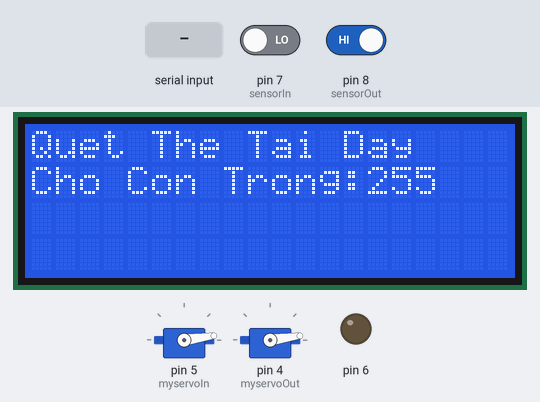
The sketch below on a simulated Arduino Uno, built with avr-gcc and run on an emulated ATmega328P. Shown: 20×4 character LCD, 2 × servo, output pins drawn as LEDs (lit = HIGH). The test bench sets the inputs (shaded band); at power-on: pin 7 (sensorIn) LOW, pin 8 (sensorOut) HIGH. Pins used as bus, display or sensor lines are not drawn; what the sketch prints to the serial monitor is not drawn.

Above: at 1.1 s.
1.2 s: "*\n" received over the second serial link
At 1.7 s:
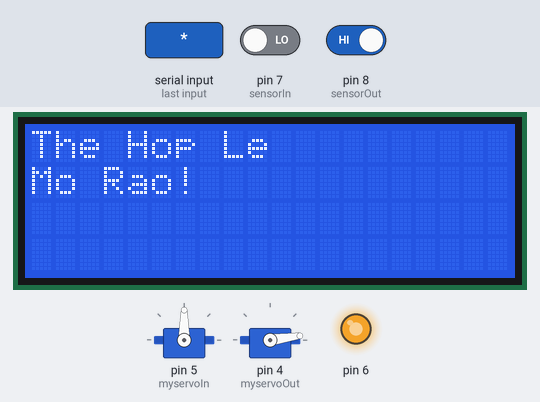
2.7 s: ")\n" received over the second serial link
At 3.3 s:
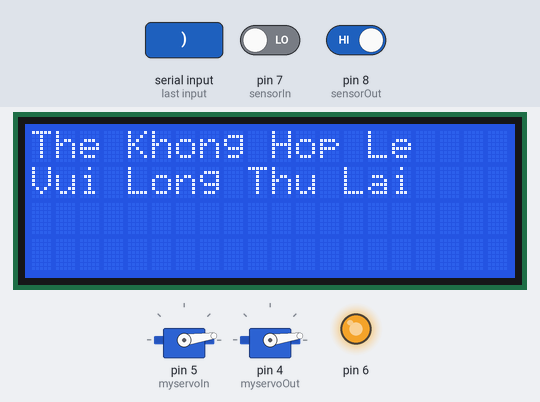
4.2 s: "1\n" received over the second serial link
At 5.7 s:
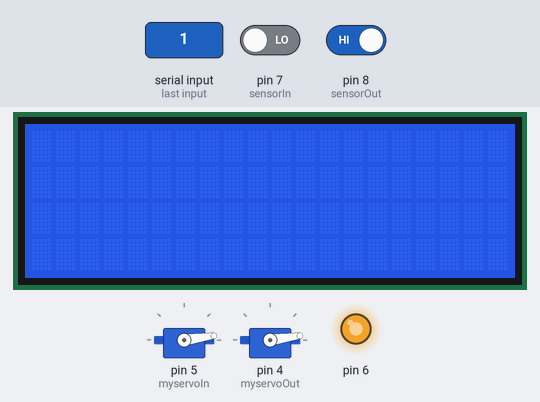
Timing chart, 0 to 7.2 s (numbered marks = the images above; inputs shaded):
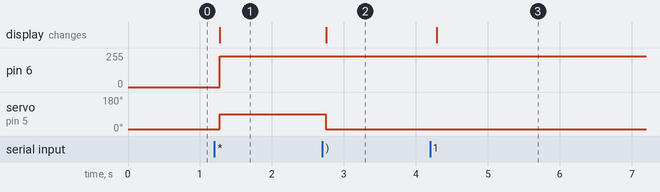

The sketch:

FreeRTOS.ino
```cpp
//======================FreeRTOS======================
#include <Arduino_FreeRTOS.h>
#include <task.h>
#include <semphr.h>


TaskHandle_t xTaskCloseBarrier;
TaskHandle_t xTaskScanCardCount;
TaskHandle_t xTaskReadESP;
SemaphoreHandle_t xBinarySemaphore;

//======================Define task======================
void TaskCloseBarrier(void *pvParameters);
void TaskScanCardCount(void *pvParameters);
void TaskReadESP(void *pvParameters);

//======================EEPROM======================
#include <EEPROM.h>
int address = 0;
//======================UART======================
#include <SoftwareSerial.h>
const byte RX = 2;
const byte TX = 3;
SoftwareSerial mySerial = SoftwareSerial(RX, TX);
String statusFromESP = "";
bool stringComplete = false;
//======================Milis======================
long last = 0;
long scanCard = 0;
long buzzer = 0;
long closeBarrier = 0;
//======================RFID======================
#include <SPI.h>
#include <MFRC522.h>
String UIDSend = "";
//======================LCD I2C======================
#include <Wire.h>
#include <LiquidCrystal_I2C.h>
//======================Servo======================
#include <Servo.h>
Servo myservoIn;
Servo myservoOut;

#define SS_PIN 10
#define RST_PIN 9
MFRC522 mfrc522(SS_PIN, RST_PIN);

int servoClose = 8;
int servoOpen = 90;

int sensorIn = 7;
int sensorOut = 8;
int valueSensorIn;
int valueSensorOut;
int tempValueSensorIn;
int tempValueSensorOut;
int statusInOut = 0;

int slotParking;
String checkInOut = "";

LiquidCrystal_I2C lcd(0x27, 20, 4);

void setup()
{
  slotParking = EEPROM.read(address);
  lcd.init(); //Khởi động màn hình. Bắt đầu cho phép Arduino sử dụng màn hình
  lcd.backlight(); //Bật đèn nền
  printLCD();
  Serial.begin(9600);
  mySerial.begin(9600);
  last = millis();
  scanCard = millis();
  closeBarrier = millis();
  SPI.begin();
  mfrc522.PCD_Init();
  pinMode(sensorIn, INPUT);
  pinMode(sensorOut, INPUT);
  myservoIn.attach(5);
  myservoOut.attach(4);
  myservoIn.write(servoClose);
  myservoOut.write(servoClose);

  //======================FreeRTOS======================
  xTaskCreate(TaskCloseBarrier, "TaskCloseBarrier", 128, NULL, 1, &xTaskCloseBarrier);
  xTaskCreate(TaskScanCardCount, "TaskScanCardCount", 128, NULL, 1, &xTaskScanCardCount);
  xTaskCreate(TaskReadESP, "TaskReadESP", 128, NULL, 1, &xTaskReadESP);
  if (xBinarySemaphore == NULL)
  {
    xBinarySemaphore = xSemaphoreCreateBinary();
    if (xBinarySemaphore != NULL)
      xSemaphoreGive(xBinarySemaphore);
  }
  vTaskStartScheduler();
}
void loop()
{
}

void TaskCloseBarrier(void *pvParameters) {
  //======================Close Barrier======================
  while (1) {
    if (xSemaphoreTake(xBinarySemaphore, portMAX_DELAY) == pdPASS)
    {
      if (millis() - closeBarrier == 5000) {
        slotParking -= statusInOut;
        EEPROM.write(address, slotParking);
        if (statusInOut == 1) {
          myservoIn.write(servoClose);
        }
        else if (statusInOut == -1) {
          myservoOut.write(servoClose);
        }
        statusInOut = 0;
        printLCD();
      }
      //    Serial.println("TaskCloseBarrier");
      xSemaphoreGive(xBinarySemaphore);
    }
    vTaskDelay(100 / portTICK_PERIOD_MS);
  }
}

void TaskScanCardCount(void *pvParameters) {
  //======================Scan card======================
  while (1) {
    if (xSemaphoreTake(xBinarySemaphore, portMAX_DELAY) == pdPASS)
    {
      if (millis() - scanCard >= 1000) {
        valueSensorOut = digitalRead(sensorOut);
        if (slotParking > 0 || valueSensorOut == 0) {
          ScanCard();
          scanCard = millis();
        }
      }
      xSemaphoreGive(xBinarySemaphore);
    }
    //    Serial.println("TaskScanCardCount");
    vTaskDelay(100 / portTICK_PERIOD_MS);
  }
}

void TaskReadESP(void *pvParameters) {
  //======================Read status from ESP======================
  while (1) {
    if (xSemaphoreTake(xBinarySemaphore, portMAX_DELAY) == pdPASS)
    {
          read_ESP();
          xSemaphoreGive(xBinarySemaphore);
    }
    //    Serial.println("TaskReadESP");
    vTaskDelay(100 / portTICK_PERIOD_MS);
  }
}

void CheckInOut() {
  valueSensorIn = digitalRead(sensorIn);
  valueSensorOut = digitalRead(sensorOut);
  if (valueSensorIn == 0) {
    statusInOut = 1;
  } else if (valueSensorOut == 0) {
    statusInOut = -1;
  }
}

void printLCD() {
  lcd.clear(); //xóa màn hình cho vòng lặp kế tiếp
  if (slotParking > 0) {
    lcd.setCursor(0, 0); //xét hàng cần hiển thị
    lcd.print("Quet The Tai Day");
    lcd.setCursor(0, 1);
    lcd.print("Cho Con Trong:" + String(slotParking));
  }
  else {
    lcd.setCursor(0, 0);
    lcd.print("Caution!");
    lcd.setCursor(0, 1);
    lcd.print("Bai Do Xe Da Day");
  }
}

void read_ESP() {
  while (mySerial.available()) {
    char inChar = (char)mySerial.read();
    statusFromESP += inChar;
    if (inChar == '\n') {
      stringComplete = true;
    }
  }
  if (stringComplete) {
    //    Serial.print("Data nhận: ");
    //    Serial.println(statusFromESP);
    //==================================
    //Xử lý dữ liệu
    handleData(statusFromESP);
    //==================================
    statusFromESP = "";
    stringComplete = false;
  }
}

void BarrierControl(String statusFromESP) {
  lcd.clear();
  CheckInOut();
  if (statusFromESP.indexOf("*") >= 0) {
    valueSensorIn = digitalRead(sensorIn);
    valueSensorOut = digitalRead(sensorOut);
    if (valueSensorIn == 0) {
      myservoIn.write(servoOpen);
    } else if (valueSensorOut == 0) {
      myservoOut.write(servoOpen);
    }
    closeBarrier = millis();
    lcd.setCursor(0, 0);
    lcd.print("The Hop Le");
    lcd.setCursor(0, 1);
    lcd.print("Mo Rao!");
  }
  else if (statusFromESP.indexOf(")") >= 0) {
    valueSensorIn = digitalRead(sensorIn);
    valueSensorOut = digitalRead(sensorOut);
    if (valueSensorIn == 0) {
      myservoIn.write(servoClose);
    } else if (valueSensorOut == 0) {
      myservoOut.write(servoClose);
    }
    closeBarrier = millis();
    lcd.setCursor(0, 0);
    lcd.print("The Khong Hop Le");
    lcd.setCursor(0, 1);
    lcd.print("Vui Long Thu Lai");
    statusInOut = 0;
  }
  analogWrite(6, 230);
  buzzer = millis();
}

void handleData(String statusFromESP) {

  Serial.print("Data đã xử lý: ");
  Serial.println(statusFromESP);
  BarrierControl(statusFromESP);
}

void ScanCard() {
  if ( ! mfrc522.PICC_IsNewCardPresent())
  {
    return;
  }
  if ( ! mfrc522.PICC_ReadCardSerial())
  {
    return;
  }
  String content = "";
  byte letter;
  for (byte i = 0; i < mfrc522.uid.size; i++)
  {
    //    Serial.print(mfrc522.uid.uidByte[i] < 0x10 ? " 0" : " ");
    //    Serial.print(mfrc522.uid.uidByte[i], HEX);
    content.concat(String(mfrc522.uid.uidByte[i] < 0x10 ? " 0" : " "));
    content.concat(String(mfrc522.uid.uidByte[i], HEX));
  }
  //  Serial.println();
  //  Serial.print("Message : ");
  content.toUpperCase();
  content = content.substring(1);
  //  Serial.println(content);
  sendUID(content);
}
void sendUID(String content) {
  UIDSend = "";
  //======================Packing UID======================
  UIDSend = "*" + content + "(";
  //  Serial.print("Send to ESP: ");
  //  Serial.println(UIDSend);
  //  Serial.flush();
  mySerial.println(UIDSend);
  mySerial.flush();
}
```

Measured:
- after the input at 1.2 s, pin 6: 0/255 → 230/255 after 0.08 s; servo on pin 5 (myservoIn): 8° → 90° after 0.08 s; the display: changes after 0.08 s (image 1)
- after the input at 2.7 s, servo on pin 5 (myservoIn): 90° → 8° after 0.05 s; the display: changes after 0.06 s (image 2)
- after the input at 4.2 s, the display: changes after 0.09 s (image 3)
